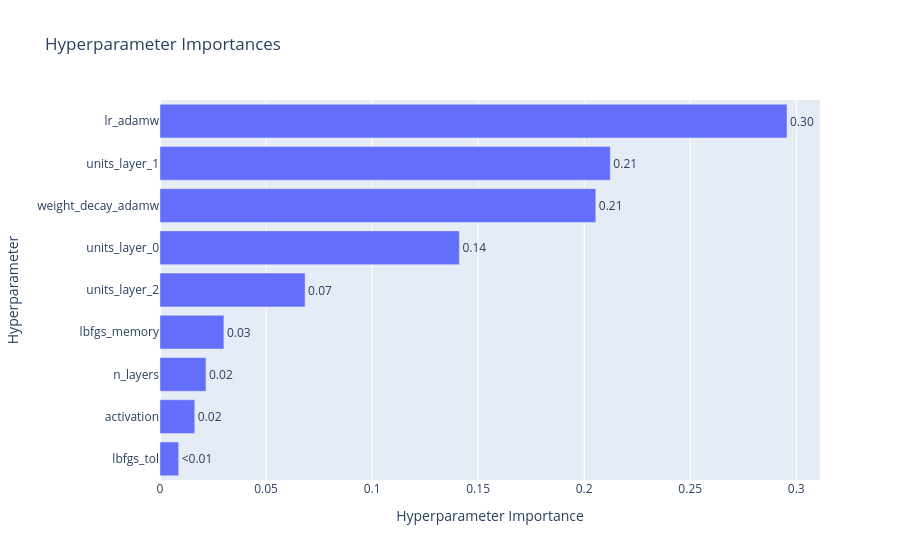

The cell this chart's notebook holds for it:
### Code cell
plot_param_importances(study)

### Figure 1 — Plotly figure (JSON) as saved in the notebook; plotly's stock layout.template omitted (floating-point values rounded to 4 significant figures)
{"data": [{"cliponaxis": false, "hovertemplate": ["lbfgs_tol (FloatDistribution): 0.008797186232452608<extra></extra>", "activation (CategoricalDistribution): 0.016387420492443485<extra></extra>", "n_layers (IntDistribution): 0.021668590137999065<extra></extra>", "lbfgs_memory (IntDistribution): 0.03012847089216421<extra></extra>", "units_layer_2 (IntDistribution): 0.06841809755182619<extra></extra>", "units_layer_0 (IntDistribution): 0.14117102596086206<extra></extra>", "weight_decay_adamw (FloatDistribution): 0.20547181077853025<extra></extra>", "units_layer_1 (IntDistribution): 0.21232879114387437<extra></extra>", "lr_adamw (FloatDistribution): 0.29562860680984776<extra></extra>"], "name": "Objective Value", "orientation": "h", "text": ["<0.01", "0.02", "0.02", "0.03", "0.07", "0.14", "0.21", "0.21", "0.30"], "textposition": "outside", "type": "bar", "x": [0.008797, 0.01639, 0.02167, 0.03013, 0.06842, 0.1412, 0.2055, 0.2123, 0.2956], "y": ["lbfgs_tol", "activation", "n_layers", "lbfgs_memory", "units_layer_2", "units_layer_0", "weight_decay_adamw", "units_layer_1", "lr_adamw"]}], "layout": {"title": {"text": "Hyperparameter Importances"}, "xaxis": {"title": {"text": "Hyperparameter Importance"}}, "yaxis": {"title": {"text": "Hyperparameter"}}}}
